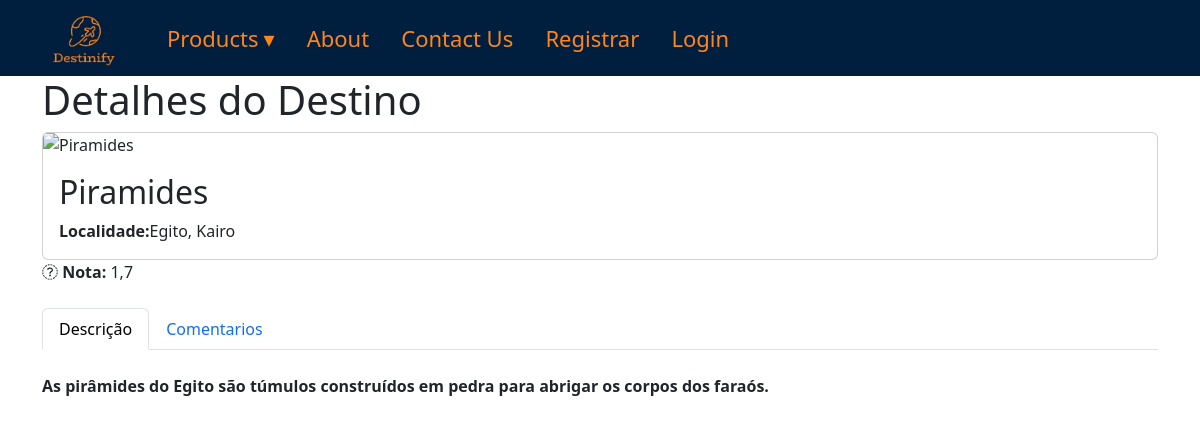
//destinos/destino/1/, run on the app's committed database.
### destinos/models.py (models this page shows)
class LugarTuristico(models.Model):
    nome = models.CharField(max_length=255)
    pais = models.CharField(max_length=255)
    estado = models.CharField(max_length=255)
    cidade = models.CharField(max_length=255)
    descricao = models.TextField()
    nota = models.DecimalField(max_digits=2, decimal_places=1, null=True, default=0)
    comentarios = models.ManyToManyField('Comentario', blank=True)

### destinos/views.py (the view)
# urls.py: path('destino/<int:destino_id>/', views.destino_detalhe, name='destino_detalhe'),
def destino_detalhe(request, destino_id):
    destino = get_object_or_404(LugarTuristico, pk=destino_id)
    comentarios = Comentario.objects.filter(destinoA=destino_id).order_by('-data_criacao')
    media_nota = 0
    for comentario in comentarios:
        media_nota += comentario.rating
    if comentarios.exists():
        media_nota = media_nota / comentarios.count()
        destino.nota = round(media_nota, 1)
        destino.save()
    return render(request, 'destinoDetalhado.html',{'destino': destino, 'comentarios': comentarios})

### destinos/templates/destinoDetalhado.html (shortened to what this page needs)
{% extends 'base.html' %}
{% load static %}
{% block 'cabecalho' %}
    <link rel="stylesheet" href="{% static 'destinos/css/destinoDetalhado.css' %}" />
    <link rel="stylesheet" href="https://cdn.jsdelivr.net/npm/@fortawesome/fontawesome-free@6.4.2/css/fontawesome.min.css">
    <link rel="stylesheet" href="{% static 'fontawesome/css/all.min.css' %}">
{% endblock 'cabecalho' %}
{% block 'conteudo' %}
    <div class="container">
        <h1>Detalhes do Destino</h1>
        <div class="card">
            <img class="card-img-top" src="{{ destino.foto.url }}" alt="{{ destino.nome }}">
            <div class="card-body">
                <h2 class="card-title">{{ destino.nome }}</h2>
                <p class="card-text">
                    <strong>Localidade:</strong>{{ destino.pais }},  {{ destino.cidade }}<br>
                </p>
            </div>
        </div>
        <div class="bloco-abaixo">
            <i class="fa fa-star-half-o" aria-hidden="true"></i>
            <strong>Nota:</strong> {{ destino.nota }}<br>
            <br>
            <ul class="nav nav-tabs" id="myTab" role="tablist">
                <li class="nav-item" role="presentation">
                  <button class="nav-link active" id="description-tab" data-bs-toggle="tab" data-bs-target="#description" type="button" role="tab" aria-controls="description" aria-selected="true">Descrição</button>
                </li>
                <li class="nav-item" role="presentation">
                  <button class="nav-link" id="messages-tab" data-bs-toggle="tab" data-bs-target="#messages" type="button" role="tab" aria-controls="messages" aria-selected="false">Comentarios</button>
                </li>
            </ul>
            <div class="tab-content">
                <div class="tab-pane active" id="description" role="tabpanel" aria-labelledby="description-tab">
                    <br>
                    <strong>{{ destino.descricao }}</strong>
                </div>
                </div>
            </div>
        </div>
{% endblock 'conteudo' %}

### templates/static/destinos/css/destinoDetalhado.css (style rules this page uses)
.container { height: auto; }

### data on the page
LugarTuristico: nome "Piramides", pais "Egito", cidade "Kairo", nota "1,7", descricao "As pirâmides do Egito são túmulos construídos em pedra para abrigar os corpos dos faraós."
